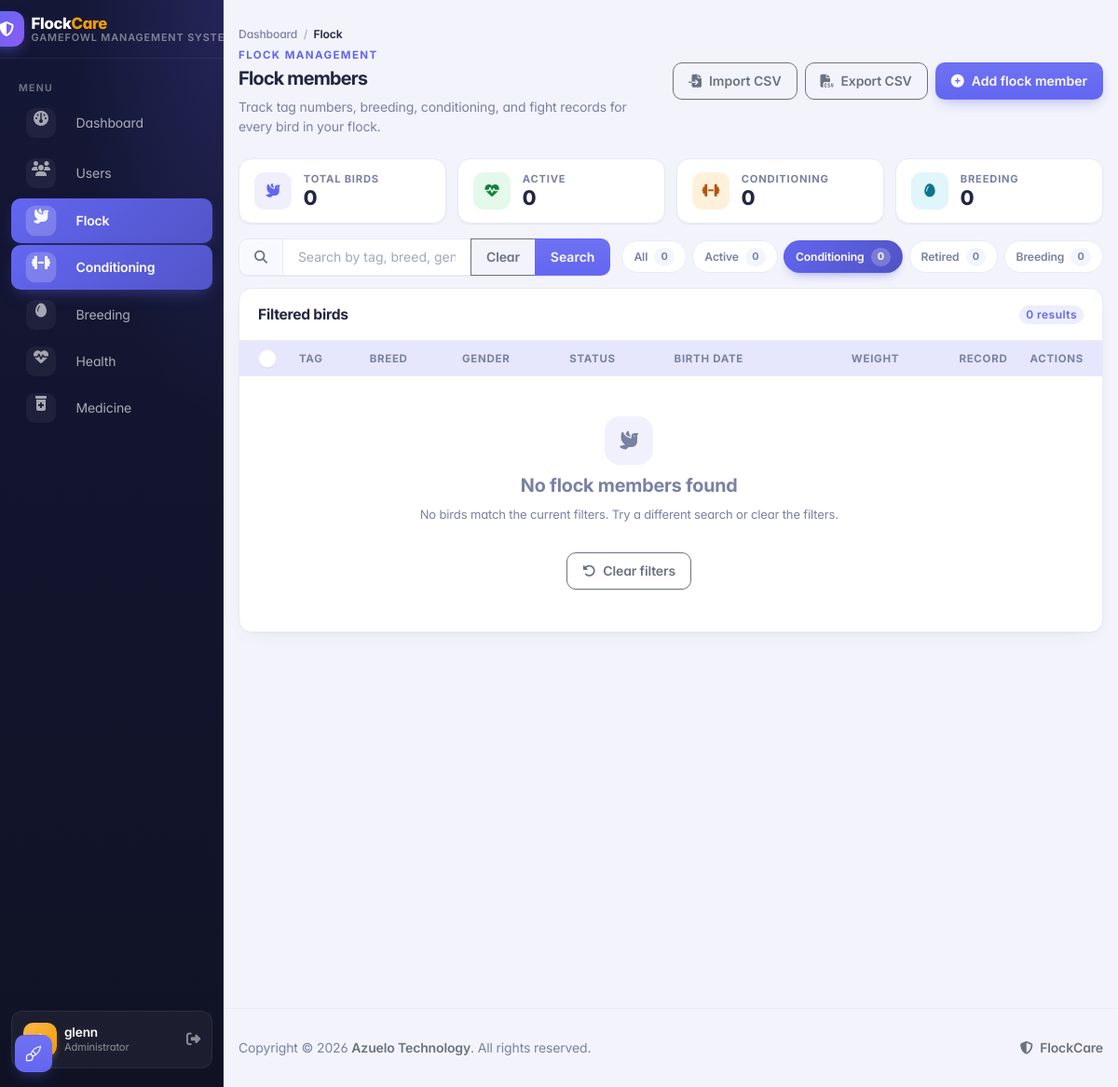
/info/?status=Conditioning (signed in), run on an earlier commit of the app's database.
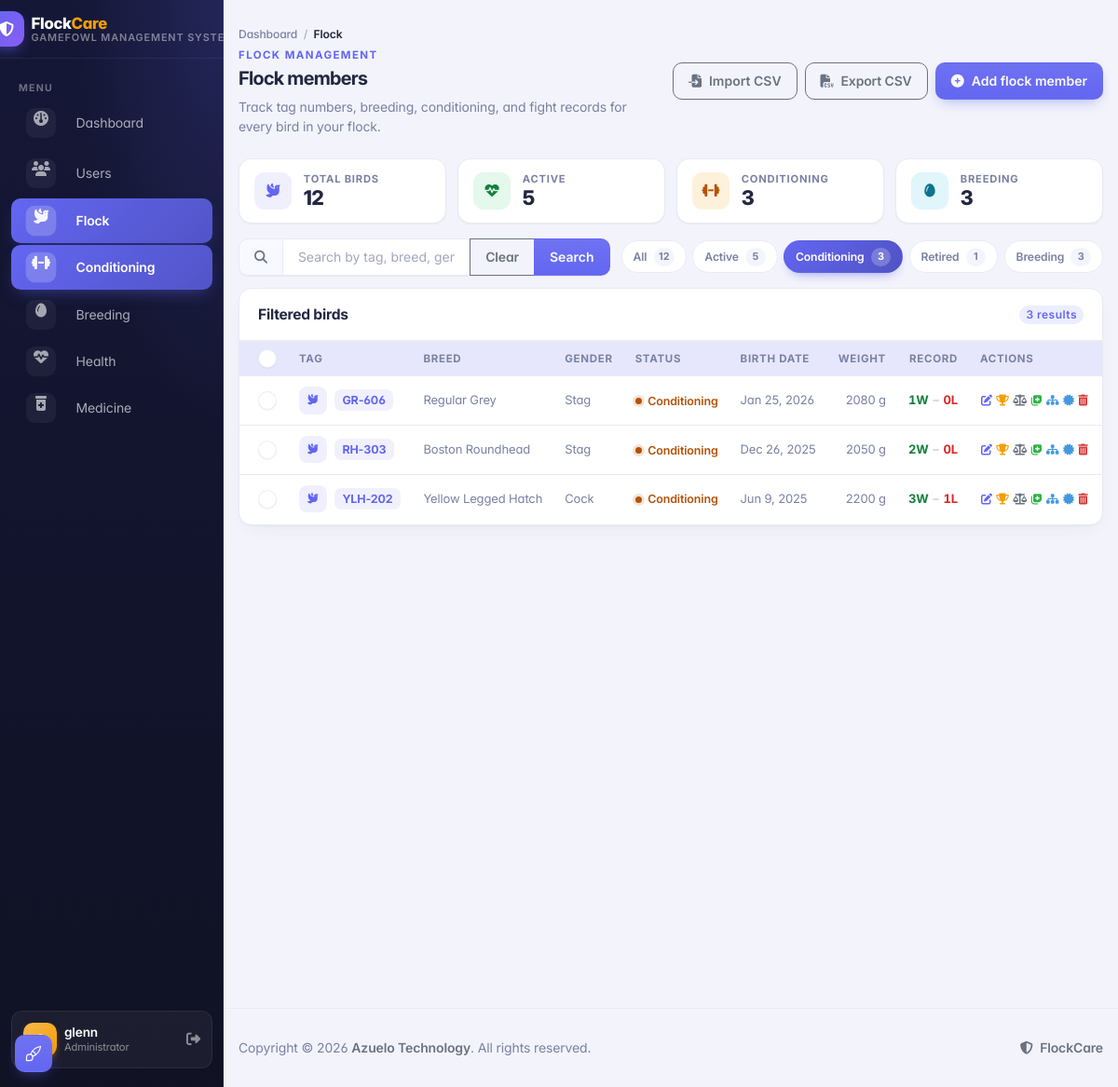
And on a later commit of the database.
### apps/info/models.py (models this page shows, shortened)
class FlockMember(models.Model):
    STATUS_CHOICES = [
        ('Active', 'Active'),
        ('Conditioning', 'Conditioning'),
        ('Broodcock', 'Broodcock'),
        ('Broodhen', 'Broodhen'),
        ('Retired', 'Retired'),
    ]
    GENDER_CHOICES = [
        ('Stag', 'Stag'),
        ('Cock', 'Cock'),
        ('Pullet', 'Pullet'),
        ('Hen', 'Hen'),
    ]
    COMB_CHOICES = [
        ('Pea', 'Pea Comb'),
        ('Straight', 'Straight / Single Comb'),
        ('Strawberry', 'Strawberry Comb'),
        ('Walnut', 'Walnut Comb'),
        ('Cushion', 'Cushion Comb'),
        ('Other', 'Other'),
    ]
    LEG_COLOR_CHOICES = [
        ('Yellow', 'Yellow'),
        ('Green', 'Green'),
        ('White', 'White'),
        ('Blue/Slate', 'Blue / Slate'),
        ('Lead', 'Lead / Dark'),
        ('Other', 'Other'),
    ]
    user = models.ForeignKey(User, on_delete=models.CASCADE, related_name='flock_members')
    tag_number = models.CharField(max_length=50)
    breed = models.ForeignKey(Breed, on_delete=models.SET_NULL, null=True, blank=True, related_name='birds')
    gender = models.CharField(max_length=10, choices=GENDER_CHOICES)
    birth_date = models.DateField(null=True, blank=True)
    sire = models.CharField(max_length=50, blank=True, null=True)
    dam = models.CharField(max_length=50, blank=True, null=True)
    status = models.CharField(max_length=20, choices=STATUS_CHOICES, default='Active')
    comb_type = models.CharField(max_length=20, choices=COMB_CHOICES, default='Pea', blank=True)
    leg_color = models.CharField(max_length=20, choices=LEG_COLOR_CHOICES, default='Yellow', blank=True)
    color = models.CharField(max_length=100, blank=True, help_text="Plumage / feather color")
    cage_number = models.CharField(max_length=50, blank=True, help_text="Pen, cord, or coop identifier")
    image = models.FileField(upload_to='birds/', blank=True, null=True, help_text="Photo of bird")
    weight_grams = models.PositiveIntegerField(null=True, blank=True, help_text="Weight in grams")
    wins = models.PositiveIntegerField(default=0, blank=True)
    losses = models.PositiveIntegerField(default=0, blank=True)
    draws = models.PositiveIntegerField(default=0, blank=True)
    created_at = models.DateTimeField(auto_now_add=True)
    class Meta:
        ordering = ['-created_at']
        constraints = [
            models.UniqueConstraint(fields=['user', 'tag_number'], name='unique_user_tag_number')
        ]
        indexes = [
            models.Index(fields=['user', 'status']),
            models.Index(fields=['user', 'tag_number']),
        ]

class Breed(models.Model):
    name = models.CharField(max_length=100, unique=True)
    class Meta:
        ordering = ['name']

### apps/info/views.py (the view, shortened to what this page needs)
# urls.py: path('', views.info_list_page, name='info_list'),
@login_required(login_url='login')
def info_list_page(request):
    query = request.GET.get('q', '').strip()
    status = request.GET.get('status', '').strip()
    gender = request.GET.get('gender', '').strip()
    breed_id = request.GET.get('breed', '').strip()
    all_members = scoped_flock_members(request.user)
    counts = all_members.aggregate(
        total=Count('id'),
        active=Count('id', filter=Q(status='Active')),
        conditioning=Count('id', filter=Q(status='Conditioning')),
        retired=Count('id', filter=Q(status='Retired')),
        breeding=Count('id', filter=Q(status__in=['Broodcock', 'Broodhen'])),
    )
    members_list = all_members.select_related('breed').order_by('-created_at')
    if status == 'breeding':
        members_list = members_list.filter(status__in=['Broodcock', 'Broodhen'])
    elif status:
        members_list = members_list.filter(status=status)
    if gender:
        members_list = members_list.filter(gender=gender)
    if breed_id and breed_id.isdigit():
        members_list = members_list.filter(breed_id=int(breed_id))
    paginator = Paginator(members_list, 10)
    page_number = request.GET.get('page', 1)
    members = paginator.get_page(page_number)
    breeds = Breed.objects.all()
    return render(request, 'info/info_list.html', {
        'members': members,
        'breeds': breeds,
        'query': query,
        'status': status,
        'gender': gender,
        'breed_id': breed_id,
        'counts': counts,
    })

### apps/core/scoping.py (called while the page is built)
def scoped_flock_members(user):
    return FlockMember.objects.filter(user=user)

### templates/info/info_list.html (shortened to what the changed rows need)
{% extends "theme/base.html" %}
{% block content %}
  <div class="page-header d-print-none mb-4" aria-label="Page header">
    <div class="row align-items-center">
      <div class="col">
        <div class="d-flex align-items-center gap-3 flex-wrap d-none d-md-flex">
          <h2 class="page-title mb-0">Flock members</h2>
        </div>
      </div>
    </div>
  </div>
  <div class="dh-mini-stats">
    <div class="dh-mini-stat">
      <div class="min-w-0">
        <span class="dh-mini-stat-label">Total birds</span>
        <span class="dh-mini-stat-value">{{ counts.total }}</span>
      </div>
    </div>
    <div class="dh-mini-stat">
      <div class="min-w-0">
        <span class="dh-mini-stat-label">Active</span>
        <span class="dh-mini-stat-value">{{ counts.active }}</span>
      </div>
    </div>
    <div class="dh-mini-stat">
      <div class="min-w-0">
        <span class="dh-mini-stat-label">Conditioning</span>
        <span class="dh-mini-stat-value">{{ counts.conditioning }}</span>
      </div>
    </div>
    <div class="dh-mini-stat">
      <div class="min-w-0">
        <span class="dh-mini-stat-label">Breeding</span>
        <span class="dh-mini-stat-value">{{ counts.breeding }}</span>
      </div>
    </div>
  </div>
  <div class="dh-toolbar">
    <div class="dh-filter-chips" role="group" aria-label="Filter by status">
      <a href="?{% if query %}q={{ query|urlencode }}{% endif %}"
         class="dh-chip {% if not status %}is-active{% endif %}">
        All <span class="dh-chip-count">{{ counts.total }}</span>
      </a>
      <a href="?status=Active{% if query %}&q={{ query|urlencode }}{% endif %}"
         class="dh-chip {% if status == 'Active' %}is-active{% endif %}">
        Active <span class="dh-chip-count">{{ counts.active }}</span>
      </a>
      <a href="?status=Conditioning{% if query %}&q={{ query|urlencode }}{% endif %}"
         class="dh-chip {% if status == 'Conditioning' %}is-active{% endif %}">
        Conditioning <span class="dh-chip-count">{{ counts.conditioning }}</span>
      </a>
      <a href="?status=Retired{% if query %}&q={{ query|urlencode }}{% endif %}"
         class="dh-chip {% if status == 'Retired' %}is-active{% endif %}">
        Retired <span class="dh-chip-count">{{ counts.retired }}</span>
      </a>
      <a href="?status=breeding{% if query %}&q={{ query|urlencode }}{% endif %}"
         class="dh-chip {% if status == 'breeding' %}is-active{% endif %}">
        Breeding <span class="dh-chip-count">{{ counts.breeding }}</span>
      </a>
    </div>
  </div>
  <div class="card">
    <div class="card-header d-flex align-items-center">
      <div class="card-title mb-0">
        {% if status or query %}
          Filtered birds
        {% else %}
          All birds
        {% endif %}
      </div>
      <span class="badge bg-primary-lt text-primary ms-auto">{{ members.paginator.count }} result{{ members.paginator.count|pluralize }}</span>
    </div>
    <div class="table-responsive">
      <table class="table table-vcenter table-hover card-table text-nowrap dh-stack-table" id="flockTable">
        <thead>
          <tr>
            <th class="w-1"><input type="checkbox" id="selectAllCheckbox" class="form-check-input"></th>
            <th>Tag</th>
            <th>Breed</th>
            <th>Gender</th>
            <th>Status</th>
            <th>Birth date</th>
            <th class="text-end">Weight</th>
            <th class="text-end">Record</th>
            <th class="w-1">Actions</th>
          </tr>
        </thead>
        <tbody id="flockTableBody">
          {% for bird in members %}
          <tr data-row-id="{{ bird.id }}">
            <td>
              <input type="checkbox" class="form-check-input flock-checkbox" value="{{ bird.id }}">
            </td>
            <td class="fw-semibold" data-label="Tag">
              <span class="dh-table-tag">
                {% if bird.image %}
                <img src="{{ bird.image.url }}" alt="{{ bird.tag_number }}" class="rounded me-2" style="width: 28px; height: 28px; object-fit: cover;">
                {% else %}
                <span class="dh-table-avatar"><i class="fas fa-dove"></i></span>
                {% endif %}
                <span class="dh-tag">{{ bird.tag_number }}</span>
              </span>
            </td>
            <td class="text-muted" data-label="Breed">{{ bird.breed.name|default:"—" }}</td>
            <td class="text-muted" data-label="Gender">{{ bird.gender }}</td>
            <td data-label="Status">
              {% if bird.status == 'Active' %}
              <span class="dh-status is-active"><span class="dh-status-dot"></span>{{ bird.status }}</span>
              {% elif bird.status == 'Conditioning' %}
              <span class="dh-status is-warning"><span class="dh-status-dot"></span>{{ bird.status }}</span>
              {% elif bird.status == 'Retired' %}
              <span class="dh-status is-muted"><span class="dh-status-dot"></span>{{ bird.status }}</span>
              {% else %}
              <span class="dh-status is-info"><span class="dh-status-dot"></span>{{ bird.status }}</span>
              {% endif %}
            </td>
            <td class="text-muted" data-label="Birth date">{{ bird.birth_date|date:"M j, Y"|default:"—" }}</td>
            <td class="text-end text-muted" data-label="Weight">{{ bird.weight_grams|default:"—" }}{% if bird.weight_grams %} g{% endif %}</td>
            <td class="text-end" data-label="Record">
              <span class="dh-record">
                <span class="dh-record-wins">{{ bird.wins }}W</span>
                <span class="dh-record-sep">–</span>
                <span class="dh-record-losses">{{ bird.losses }}L</span>
              </span>
            </td>
            <td data-label="Actions">
              <div class="dh-row-actions">
                <button type="button"
                        class="btn btn-ghost-secondary btn-icon btn-sm"
                        data-bs-toggle="modal"
                        data-bs-target="#memberModal"
                        data-mode="edit"
                        data-id="{{ bird.id }}"
                        data-tag-number="{{ bird.tag_number }}"
                        data-breed="{{ bird.breed_id|default:'' }}"
                        data-gender="{{ bird.gender }}"
                        data-status="{{ bird.status }}"
                        data-comb-type="{{ bird.comb_type }}"
                        data-leg-color="{{ bird.leg_color }}"
                        data-color="{{ bird.color|default:'' }}"
                        data-cage-number="{{ bird.cage_number|default:'' }}"
                        data-birth-date="{{ bird.birth_date|date:'Y-m-d' }}"
                        data-weight="{{ bird.weight_grams|default:'' }}"
                        data-wins="{{ bird.wins }}"
                        data-losses="{{ bird.losses }}"
                        data-draws="{{ bird.draws }}"
                        data-sire="{{ bird.sire|default:'' }}"
                        data-dam="{{ bird.dam|default:'' }}"
                        title="Edit"
                        aria-label="Edit {{ bird.tag_number }}">
                  <i class="fas fa-edit text-primary"></i>
                </button>
                <button type="button"
                        class="btn btn-ghost-secondary btn-icon btn-sm"
                        data-bs-toggle="modal"
                        data-bs-target="#fightModal"
                        data-id="{{ bird.id }}"
                        data-tag-number="{{ bird.tag_number }}"
                        data-fights-url="{% url 'info:fight_records_ajax' bird.id %}"
                        title="Fight history"
                        aria-label="Fight history for {{ bird.tag_number }}">
                  <i class="fas fa-trophy text-warning"></i>
                </button>
                <button type="button"
                        class="btn btn-ghost-secondary btn-icon btn-sm"
                        data-bs-toggle="modal"
                        data-bs-target="#weightModal"
                        data-id="{{ bird.id }}"
                        data-tag-number="{{ bird.tag_number }}"
                        data-weights-url="{% url 'info:weight_logs_ajax' bird.id %}"
                        title="Weight / Conditioning logs"
                        aria-label="Weight logs for {{ bird.tag_number }}">
                  <i class="fas fa-scale-balanced text-secondary"></i>
                </button>
                <button type="button"
                        class="btn btn-ghost-secondary btn-icon btn-sm"
                        data-bs-toggle="modal"
                        data-bs-target="#healthModal"
                        data-id="{{ bird.id }}"
                        data-tag-number="{{ bird.tag_number }}"
                        data-health-url="{% url 'info:health_records_ajax' bird.id %}"
                        title="Health records"
                        aria-label="Health records for {{ bird.tag_number }}">
                  <i class="fas fa-notes-medical text-success"></i>
                </button>
                <button type="button"
                        class="btn btn-ghost-secondary btn-icon btn-sm"
                        data-bs-toggle="modal"
                        data-bs-target="#pedigreeModal"
                        data-id="{{ bird.id }}"
                        data-tag-number="{{ bird.tag_number }}"
                        data-pedigree-url="{% url 'info:pedigree_ajax' bird.id %}"
                        title="Pedigree"
                        aria-label="Pedigree for {{ bird.tag_number }}">
                  <i class="fas fa-sitemap text-info"></i>
                </button>
                <a href="{% url 'info:pedigree_certificate' bird.id %}"
                   target="_blank"
                   class="btn btn-ghost-secondary btn-icon btn-sm"
                   title="Print Pedigree Certificate"
                   aria-label="Pedigree Certificate for {{ bird.tag_number }}">
                  <i class="fas fa-certificate text-azure"></i>
                </a>
                <button type="button"
                        class="btn btn-ghost-secondary btn-icon btn-sm"
                        data-bs-toggle="modal"
                        data-bs-target="#deleteMemberModal"
                        data-id="{{ bird.id }}"
                        data-tag-number="{{ bird.tag_number }}"
                        data-delete-url="{% url 'info:info_delete_ajax' bird.id %}"
                        title="Delete"
                        aria-label="Delete {{ bird.tag_number }}">
                  <i class="fas fa-trash-alt text-danger"></i>
                </button>
              </div>
            </td>
          </tr>
          {% empty %}
          <tr>
            <td colspan="8">
              <div class="empty py-5">
                <div class="empty-icon">
                  <i class="fas fa-dove"></i>
                </div>
                <p class="empty-title">No flock members found</p>
                <p class="empty-subtitle">
                  {% if query or status %}
                  No birds match the current filters. Try a different search or clear the filters.
                  {% else %}
                  Add your first bird to start tracking your flock.
                  {% endif %}
                </p>
                <div class="empty-action">
                  {% if query or status %}
                  <a href="{% url 'info:info_list' %}" class="btn btn-outline-secondary">
                    <i class="fas fa-rotate-left me-2"></i>Clear filters
                  </a>
                  {% else %}
                  <button type="button" class="btn btn-primary" data-bs-toggle="modal" data-bs-target="#memberModal" data-mode="create">
                    <i class="fas fa-plus-circle me-2"></i>Add flock member
                  </button>
                  {% endif %}
                </div>
              </div>
            </td>
          </tr>
          {% endfor %}
        </tbody>
      </table>
    </div>
  </div>
{% endblock %}

What changed in the data, as far as the page shows it:
added FlockMember: tag_number "GR-606", breed.name "Regular Grey", gender "Stag", status "Conditioning", birth_date "Jan 25, 2026", weight_grams "2080", wins "1", losses "0"
added FlockMember: tag_number "RH-303", breed.name "Boston Roundhead", gender "Stag", status "Conditioning", birth_date "Dec 26, 2025", weight_grams "2050", wins "2", losses "0"
added FlockMember: tag_number "YLH-202", breed.name "Yellow Legged Hatch", gender "Cock", status "Conditioning", birth_date "Jun 9, 2025", weight_grams "2200", wins "3", losses "1"
Also different on the page:
{{ counts.total }}: "0" → "12"
{{ counts.active }}: "0" → "5"
{{ counts.conditioning }}: "0" → "3"
{{ counts.breeding }}: "0" → "3"
{{ counts.retired }}: "0" → "1"
{{ members.paginator.count }}: "0" → "3"
text no longer shown: "No flock members found No birds match the current filters. Try a different search or clear the filters. Clear filters"
